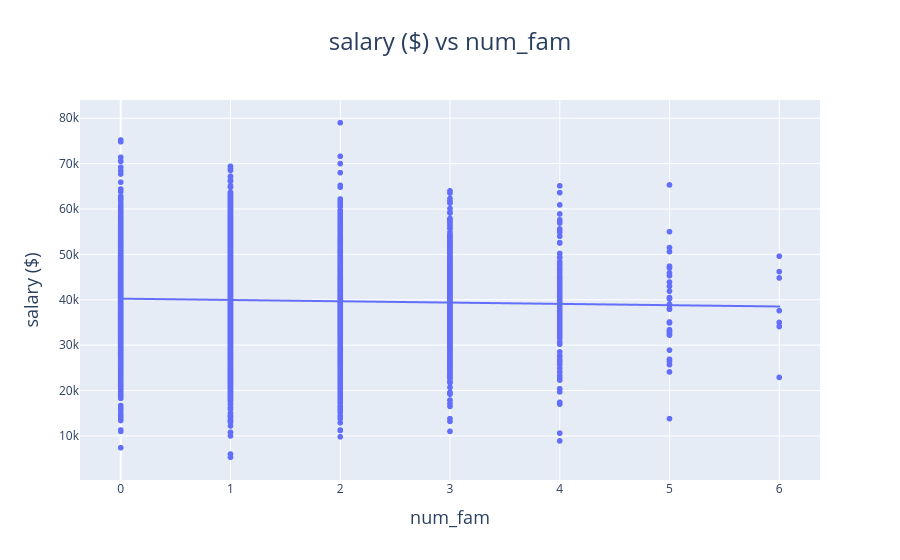

The code cell stored with this chart in its notebook:
### Code cell
# Show plots
fig_family_salary.show()
fig_ins_benefits_salary.show()

### Figure 1 — Plotly figure (JSON) as saved in the notebook; plotly's stock layout.template omitted (floating-point values rounded to 4 significant figures; data arrays with more than 128 entries replaced by an {"elided": "..."} marker saying what was removed)
{"data": [{"hovertemplate": "num_fam=%{x}<br>salary ($)=%{y}<extra></extra>", "legendgroup": "", "marker": {"color": "#636efa", "symbol": "circle"}, "mode": "markers", "name": "", "showlegend": false, "type": "scattergl", "x": {"elided": "4847 int values"}, "xaxis": "x", "y": {"elided": "4847 float values"}, "yaxis": "y"}, {"hovertemplate": "<b>OLS trendline</b><br>salary = -287.63 * num_fam + 40242<br>R<sup>2</sup>=0.001004<br><br>num_fam=%{x}<br>salary ($)=%{y} <b>(trend)</b><extra></extra>", "legendgroup": "", "marker": {"color": "#636efa", "symbol": "circle"}, "mode": "lines", "name": "", "showlegend": false, "type": "scattergl", "x": {"elided": "4847 int values"}, "xaxis": "x", "y": {"elided": "4847 float values"}, "yaxis": "y"}], "layout": {"autosize": true, "legend": {"tracegroupgap": 0}, "title": {"font": {"size": 24}, "text": "salary ($) vs num_fam", "x": 0.5}, "xaxis": {"anchor": "y", "autorange": true, "domain": [0, 1], "range": [-0.3626, 6.363], "title": {"font": {"size": 18}, "text": "num_fam"}, "type": "linear"}, "yaxis": {"anchor": "x", "autorange": true, "domain": [0, 1], "range": [-782.0, 85080.0], "title": {"font": {"size": 18}, "text": "salary ($)"}, "type": "linear"}}}
